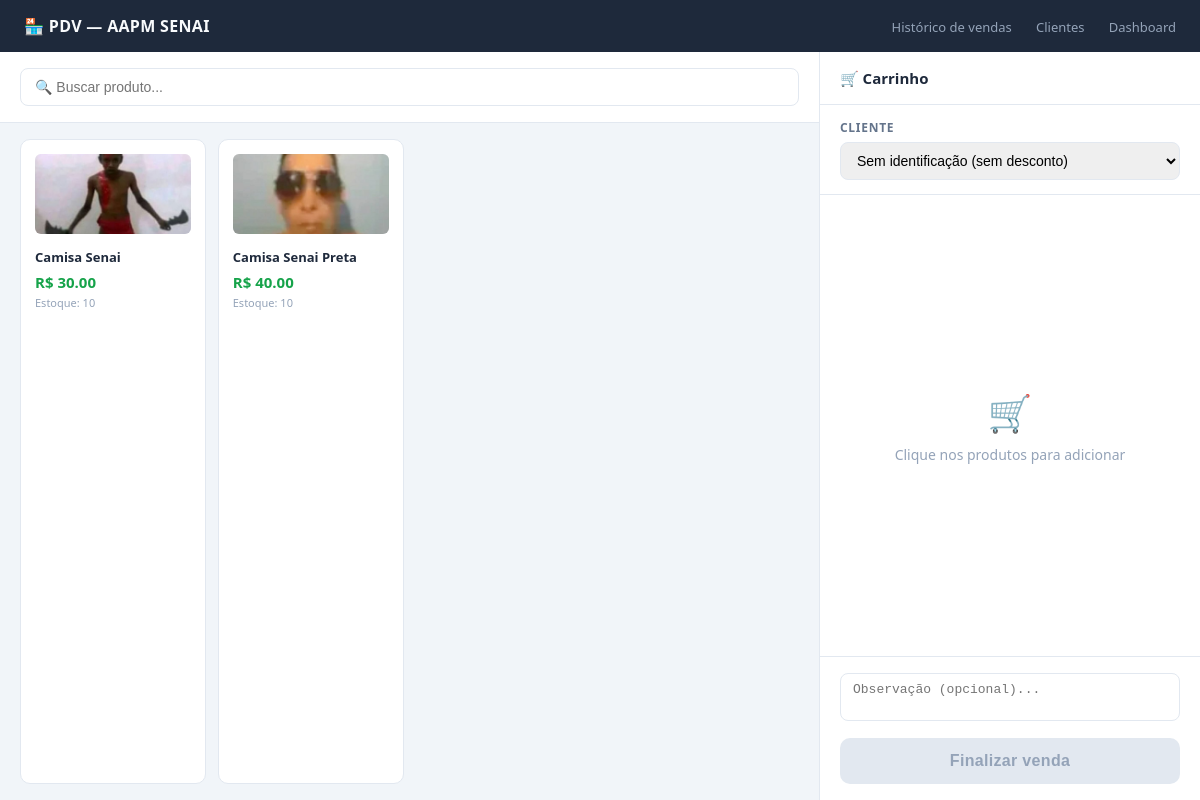
Page /pdv/ (signed in) on the earlier database version.
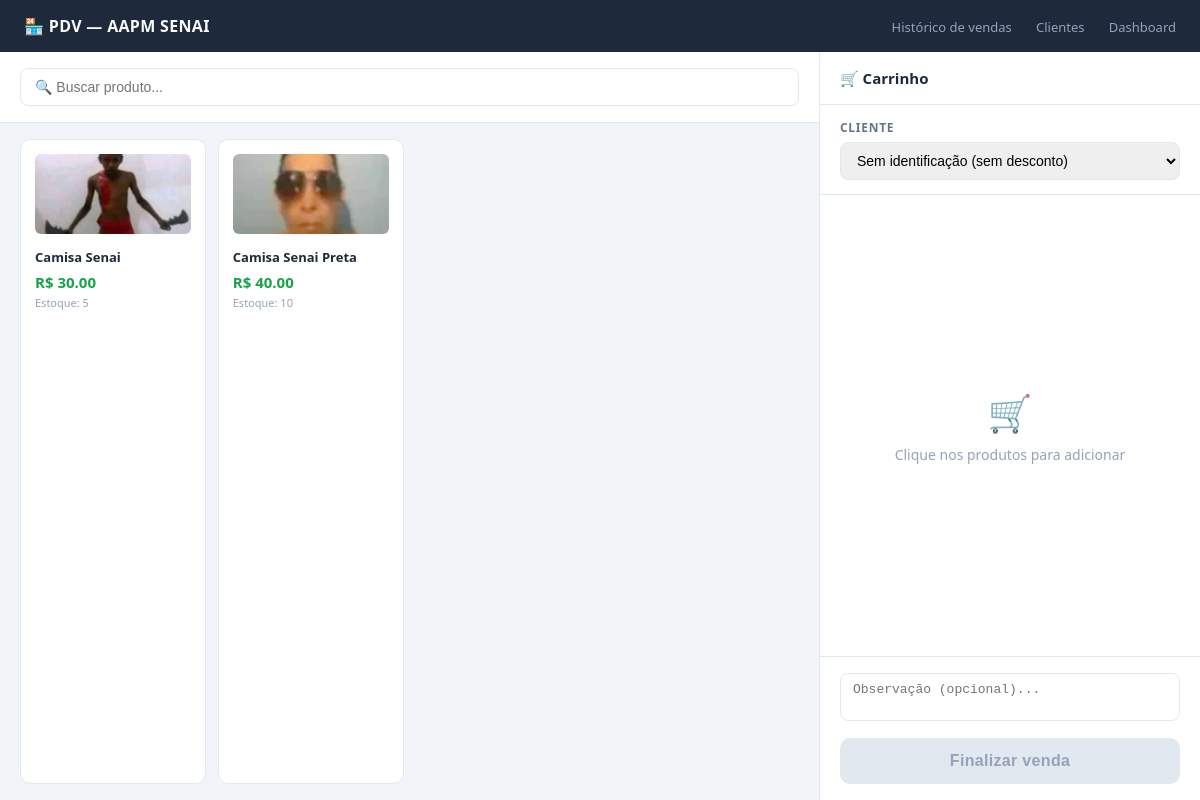
Same page on the later database version.
### app/models/produto.py (models this page shows, shortened)
class Produto(Base):
    __tablename__ = "produtos"
    id = Column(Integer, primary_key=True, autoincrement=True, index=True)
    nome = Column(String(150), nullable=False, index=True)
    preco = Column(Float, nullable=False, default=0.0)
    estoque_atual = Column(Integer, nullable=False, default=0)
    ativo = Column(Boolean, default=True)
    imagem_path = Column(String(255), nullable=True)
    categoria_id = Column(Integer, ForeignKey("categorias.id", ondelete="SET NULL"), nullable=True )
    categoria = relationship("Categoria", back_populates="produtos")

### app/controllers/pvd_controller.py (the view)
@router.get("/")
def tela_pdv(
    request: Request,
    db: Session = Depends(get_db),
    usuario = Depends(get_usuario_logado)
):
    produtos  = (
        db.query(Produto)
        .filter(Produto.ativo == True, Produto.estoque_atual > 0)
        .order_by(Produto.nome)
        .all()
    )
    clientes  = (
        db.query(Cliente)
        .filter(Cliente.ativo == True)
        .order_by(Cliente.nome)
        .all()
    )
    return templates.TemplateResponse(
        request,
        "pdv/index.html",
        {
            "request":             request,
            "usuario":             usuario,
            "produtos":            produtos,
            "clientes":            clientes,
            "desconto_associado":  DESCONTO_ASSOCIADO,
        }
    )

### app/templates/pdv/index.html (shortened to what this page needs)
<!DOCTYPE html>
<html lang="pt-br">
<head>
</head>
<body>
<header class="topbar">
    <span class="topbar-title">🏪 PDV — AAPM SENAI</span>
    <nav class="topbar-links">
        <a href="/pdv/historico">Histórico de vendas</a>
        <a href="/clientes">Clientes</a>
        <a href="/dashboard">Dashboard</a>
    </nav>
</header>
<div class="pdv-layout">
    <section class="produtos-col">
        <div class="produtos-header">
            <input class="busca-input"
                   type="text"
                   id="busca-produto"
                   placeholder="🔍 Buscar produto..."
                   autocomplete="off">
        </div>
        <div class="produtos-grid" id="grade-produtos">
            {% for p in produtos %}
            <div class="produto-card {% if p.estoque_atual == 0 %}sem-estoque{% endif %}"
                 data-id="{{ p.id }}"
                 data-nome="{{ p.nome }}"
                 data-preco="{{ p.preco }}"
                 data-estoque="{{ p.estoque_atual }}"
                 data-nome-lower="{{ p.nome.lower() }}"
                 onclick="adicionarAoCarrinho(this)">
                <img src="{{ p.imagem_url }}" alt="{{ p.nome }}">
                <div class="produto-card-nome">{{ p.nome }}</div>
                <div class="produto-card-preco">
                    R$ {{ "%.2f"|format(p.preco) }}
                </div>
                <div class="produto-card-estoque">
                    Estoque: {{ p.estoque_atual }}
                </div>
            </div>
            {% endfor %}
        </div>
    </section>
    <aside class="carrinho-col">
        <div class="carrinho-header">🛒 Carrinho</div>
        <div class="cliente-section">
            <label>Cliente</label>
            <select class="cliente-select"
                    id="select-cliente"
                    onchange="atualizarCliente(this)">
                <option value="0" data-associado="false">
                    Sem identificação (sem desconto)
                </option>
            </select>
        </div>
        <div class="carrinho-itens" id="lista-carrinho">
            <div class="carrinho-vazio" id="msg-vazio">
                <span class="carrinho-vazio-icon">🛒</span>
                Clique nos produtos para adicionar
            </div>
        </div>
        <div class="carrinho-footer">
            <textarea class="obs-input"
                      id="obs-input"
                      rows="2"
                      placeholder="Observação (opcional)..."></textarea>
            <form id="form-venda" action="/pdv/finalizar" method="post">
                <button class="btn-finalizar"
                        id="btn-finalizar"
                        type="button"
                        disabled
                        onclick="finalizarVenda()">
                    Finalizar venda
                </button>
            </form>
        </div>
    </aside>
</div>
</body>
</html>

### app/templates/pdv/index.html (style rules this page uses)
*, *::before, *::after { box-sizing: border-box; margin: 0; padding: 0; }
body { font-family: 'Segoe UI', sans-serif; background: #f1f5f9; color: #1e293b; height: 100vh; display: flex; flex-direction: column; }
.topbar { background: #1e293b; color: #f8fafc; padding: 0 24px; height: 52px; display: flex; align-items: center; justify-content: space-between; flex-shrink: 0; }
.topbar-title { font-weight: 700; font-size: 16px; letter-spacing: .02em; }
.topbar-links a { color: #94a3b8; font-size: 13px; margin-left: 20px; text-decoration: none; }
.pdv-layout { display: grid; grid-template-columns: 1fr 380px; flex: 1; overflow: hidden; }
.produtos-col { display: flex; flex-direction: column; border-right: 1px solid #e2e8f0; overflow: hidden; }
.produtos-header { padding: 16px 20px; border-bottom: 1px solid #e2e8f0; background: #fff; flex-shrink: 0; }
.busca-input { width: 100%; padding: 10px 14px; border: 1px solid #e2e8f0; border-radius: 8px; font-size: 14px; outline: none; transition: border-color .2s; }
.produtos-grid { display: grid; grid-template-columns: repeat(auto-fill, minmax(160px, 1fr)); gap: 12px; padding: 16px 20px; overflow-y: auto; flex: 1; }
.produto-card { background: #fff; border: 1px solid #e2e8f0; border-radius: 10px; padding: 14px; cursor: pointer; transition: border-color .15s, transform .1s, box-shadow .15s; user-select: none; }
.produto-card img { width: 100%; height: 80px; object-fit: cover; border-radius: 6px; margin-bottom: 10px; background: #f8fafc; }
.produto-card-nome { font-size: 13px; font-weight: 600; color: #1e293b; line-height: 1.3; margin-bottom: 6px; }
.produto-card-preco { font-size: 15px; font-weight: 700; color: #16a34a; }
.produto-card-estoque { font-size: 11px; color: #94a3b8; margin-top: 3px; }
.carrinho-col { display: flex; flex-direction: column; background: #fff; overflow: hidden; }
.carrinho-header { padding: 16px 20px; border-bottom: 1px solid #e2e8f0; font-weight: 700; font-size: 15px; flex-shrink: 0; }
.cliente-section { padding: 14px 20px; border-bottom: 1px solid #e2e8f0; flex-shrink: 0; }
.cliente-section label { font-size: 12px; font-weight: 600; color: #64748b; text-transform: uppercase; letter-spacing: .06em; display: block; margin-bottom: 6px; }
.cliente-select { width: 100%; padding: 9px 12px; border: 1px solid #e2e8f0; border-radius: 8px; font-size: 14px; outline: none; cursor: pointer; transition: border-color .2s; }
.carrinho-itens { flex: 1; overflow-y: auto; padding: 8px 0; }
.carrinho-vazio { display: flex; flex-direction: column; align-items: center; justify-content: center; height: 100%; color: #94a3b8; font-size: 14px; gap: 8px; }
.carrinho-vazio-icon { font-size: 36px; }
.carrinho-footer { border-top: 1px solid #e2e8f0; padding: 16px 20px; flex-shrink: 0; }
.obs-input { width: 100%; padding: 8px 12px; border: 1px solid #e2e8f0; border-radius: 8px; font-size: 13px; margin-bottom: 12px; outline: none; resize: none; }
.btn-finalizar { width: 100%; padding: 14px; background: #16a34a; color: #fff; border: none; border-radius: 10px; font-size: 16px; font-weight: 700; cursor: pointer; transition: background .15s; letter-spacing: .02em; }
.btn-finalizar:disabled { background: #e2e8f0; color: #94a3b8; cursor: not-allowed; }

Differences in the rows shown:
changed Produto "Camisa Senai": estoque_atual "10" → "5"
